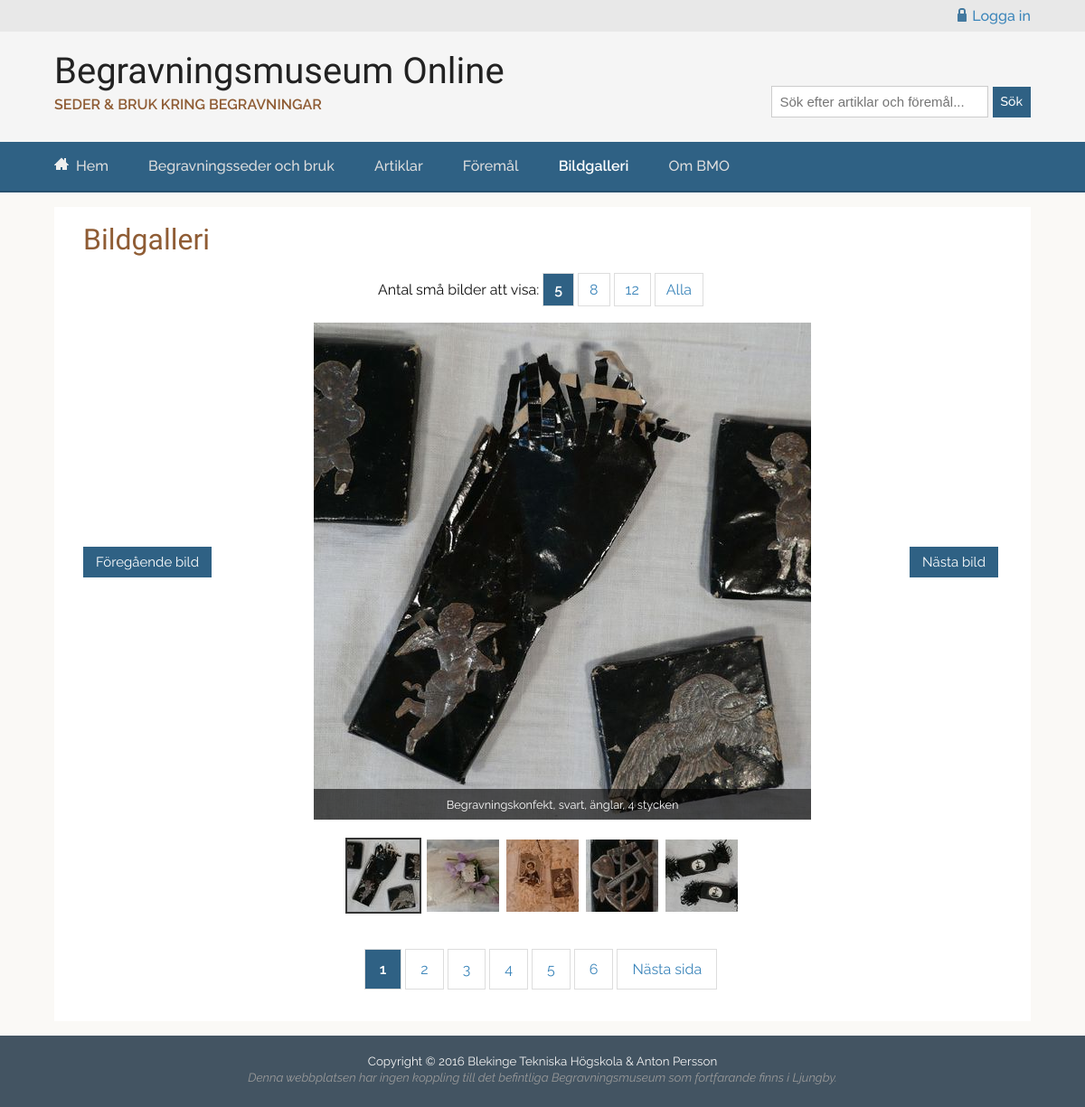
/gallery.php, run on the app's committed database.
### tables this page shows
CREATE TABLE Object
		(
			id INTEGER PRIMARY KEY  NOT NULL  UNIQUE, 
			title TEXT, 
			category TEXT, 
			text TEXT,
			image TEXT,
			owner TEXT
		);

### gallery.php (the view, shortened to what this page needs)
<?php
include("incl/header.php");
$numImages = [5,8,12];
$imgNumber = isset($_GET['imgNumber']) ? $_GET['imgNumber'] : $imgNumber=strval($numImages[0]);
$pageNumber = isset($_GET['pageNumber']) ? $_GET['pageNumber'] : $pageNumber="0";
$nextPageID = $imgNumber * $pageNumber + 1;
$imgID = isset($_GET['imgID']) ? $_GET['imgID'] : $imgID=strval($nextPageID);
$db = connectToDB();
$sql = "SELECT image FROM Object";
$imagesTotal = count(getObjects($db, $sql));
$sql = "SELECT * FROM Object WHERE id=$imgID";
$currentImg = getObjects($db, $sql);
$sql = "SELECT * FROM Object LIMIT $imgNumber OFFSET $imgNumber*$pageNumber";
$content = getObjects($db, $sql);
if ($imgID < $imagesTotal) {
    $nextImg = $imgID+1;
} else {
    $nextImg = 1;
}
$prevImg = $imgID-1;
if ($prevImg == 0) {
    $prevImg = $imagesTotal;
}
$nextPage = ceil($nextImg/$imgNumber)-1;
$prevPage = ceil($prevImg/$imgNumber)-1;
?>
<main>
    <article>
        <header>
            <h1>Bildgalleri</h1>
        </header>
            <p class="naviSmall">
                <span class="smallImages">Antal små bilder att visa: <?php imagesToShow($imgNumber, $imagesTotal, $numImages) ?></span>
                </p>
            <div class="gallery-large">
                <span class="imgNav objectNavButtons"><a href="?imgNumber=<?= $imgNumber ?>&amp;pageNumber=<?= $prevPage ?>&amp;imgID=<?= $prevImg ?>">Föregående bild</a></span>
                <figure>
                    <a href="objects.php?id=<?= $currentImg[0]['id'] ?>"><img src="img/550x550/<?= $currentImg[0]['image'] ?>" alt="<?= $currentImg[0]['title'] ?>"></a>
                    <figcaption><?= $currentImg[0]['title'] ?></figcaption>
                </figure>
                <span class="imgNav objectNavButtons"><a href="?imgNumber=<?= $imgNumber ?>&amp;pageNumber=<?= $nextPage ?>&amp;imgID=<?= $nextImg ?>">Nästa bild</a></span>
            </div>
            <div class="gallery-small">
            <?php
            foreach ($content as $image) {
                if ($image['id'] == $currentImg[0]['id']) {
                    $selectedImg = "selectedImg";
                } else {
                    $selectedImg = "";
                }
                ?>
                <a href="?imgNumber=<?= $imgNumber?>&amp;pageNumber=<?= $pageNumber?>&amp;imgID=<?= $image['id'] ?>" class="<?= $selectedImg ?>"><img src="img/80x80/<?= $image['image'] ?>" alt="<?= $image['title'] ?>"></a>
            <?php
            } ?>
            </div>
    </article>
</main>
<?php include("incl/footer.php"); ?>

### css/style.css (style rules this page uses)
html { background-color: #435462; overflow-y: scroll; }
body { font-family: 'Raleway', sans-serif; font-size: 16px; font-size: 1rem; margin: 0; padding: 0; color: #111; background-color: #FAF9F6; }
h1, h2, h3, h4, h5, h5 { font-family: 'Adamina', serif; font-weight: 400; }
h1 { font-size: 2rem; line-height: 1.25; margin-bottom: 0; margin-top: 0; color: #8F5C34; }
p { line-height: 1.6; }
main { margin: 0 auto; max-width: 1200px; position: relative; width: 90%; overflow: auto; display: block; }
article { margin: 1rem auto; padding: 1rem 2rem; max-width: 1200px; position: relative; background-color: #fff; }
img { max-width: 100%; }
figure { position: relative; margin: 0 2rem 2rem 0; display: inline-block; max-width: 100%; }
figcaption { bottom: 4px; color: #fff; font-size: 80%; padding: 0.75em 0; position: absolute; background: #000; background: rgba(0, 0, 0, 0.6); width: 100%; text-align: center; }
a { text-decoration: none; }
a:link { color: #3B85BA; text-decoration: none; }
.objectNavButtons { margin: 1rem 0; }
.objectNavButtons a { color: #fff; background-color: #2F6184; padding: 0.5rem 0.875rem; font-size: 0.9375rem; margin: 0.5rem 0.25rem 0.5rem 0; display: inline-block; }
.naviSmall { text-align: center; margin-bottom: 1.5rem; }
.smallImages { display: inline-block; margin-top: 0.4375rem; }
.gallery-large { text-align: center; margin: 1rem 0; }
.gallery-large figure { margin: 0; }
.imgNav { float: left; margin: 0; height: 550px; }
.imgNav a { margin-top: 0; position: relative; top: 45%; }
.imgNav:last-child { float: right; }
.gallery-small { text-align: center; padding-bottom: 1rem; }
.gallery-small a { padding: 0; }
.gallery-small img, .objectList img, .borderImg { border: 2px solid #fff; padding: 0; }
.gallery-small .selectedImg img { border: 2px solid #333; }

### data on the page
object: image (picture), title "Begravningskonfekt, svart, änglar, 4 stycken"
object: image (picture)
object: image (picture)
object: image (picture)
object: image (picture)

### other printed values
$number "5"
$number "8"
$number "12"
$pageNum "1"
$pageNum "2"
$pageNum "3"
$pageNum "4"
$pageNum "5"
$pageNum "6"
